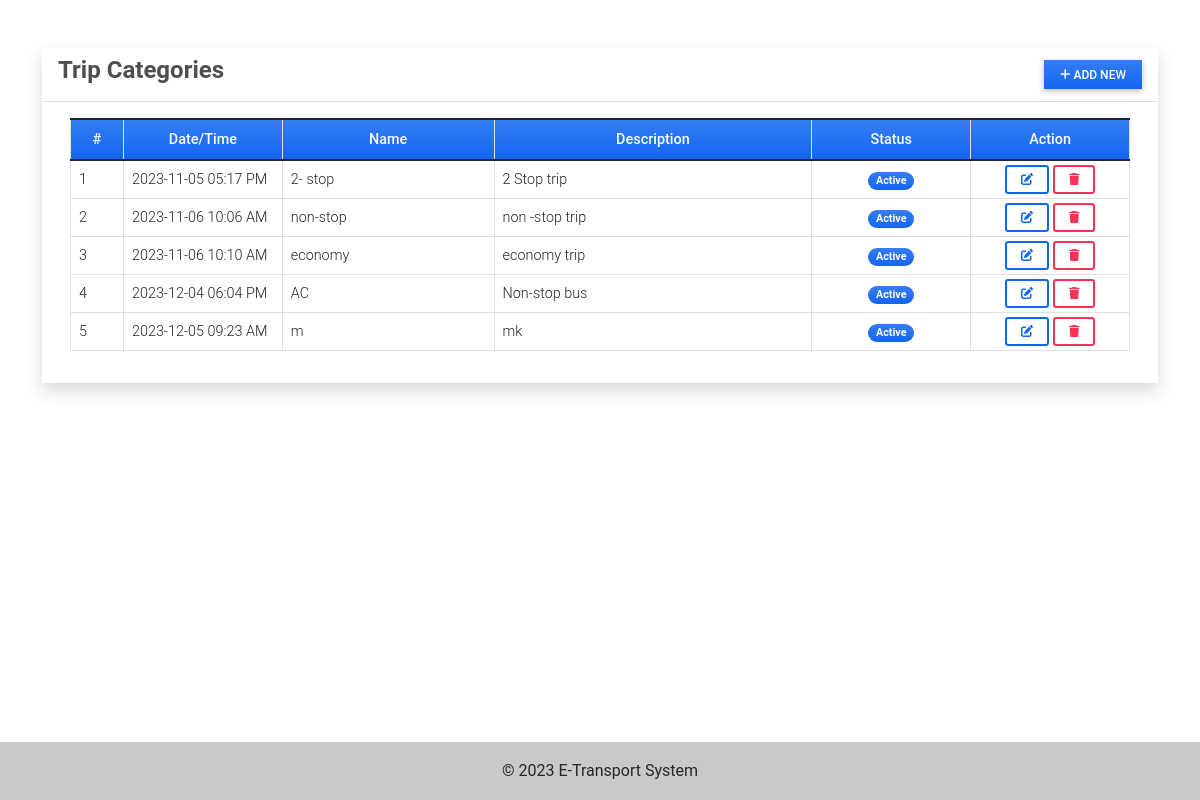
The app's page /category/ (signed in), older data.
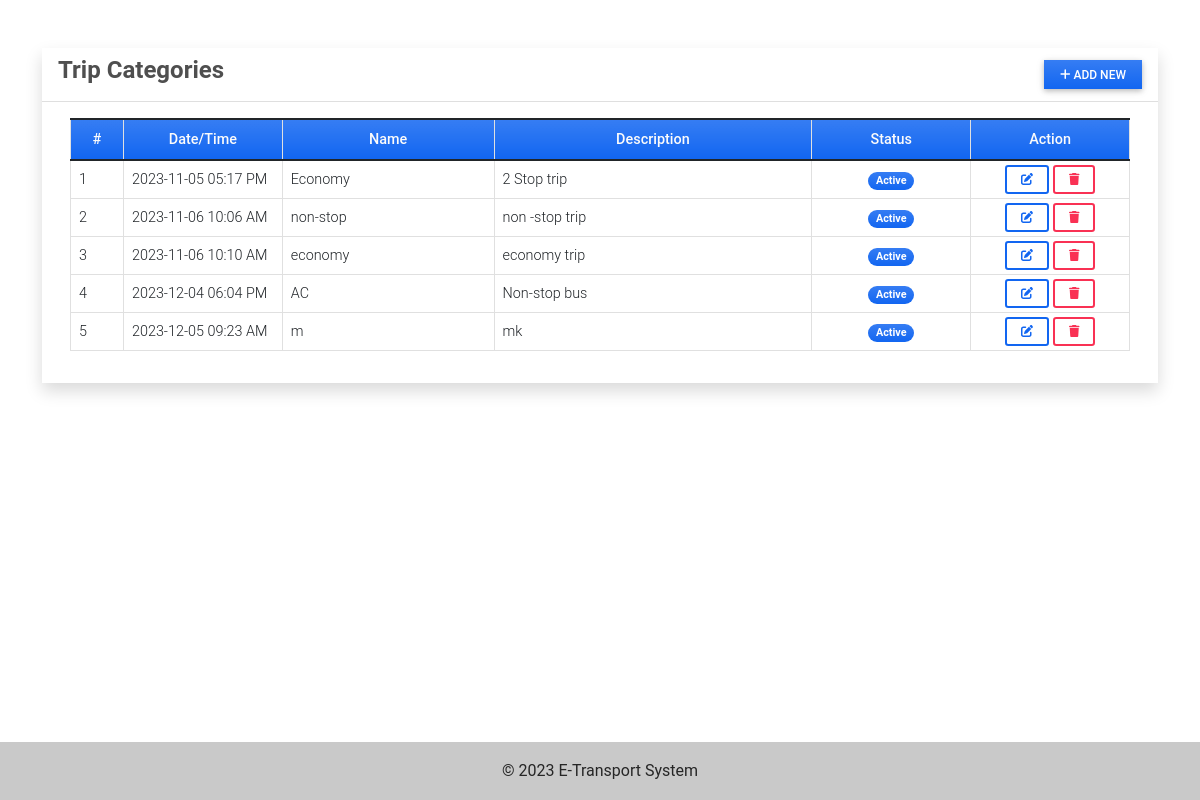
The same page, newer data.
### MainApp/models.py (models this page shows, shortened)
class Category(models.Model):
    name = models.CharField(max_length=250)
    description = models.TextField()
    status = models.CharField(max_length=2, choices=(('1', 'Active'), ('2', 'Inactive')), default=1)
    date_created = models.DateTimeField(default=timezone.now)
    date_updated = models.DateTimeField(auto_now=True)

### MainApp/views.py (the view)
# urls.py: path('category/',views.category_mgt,name='category-page'),
@login_required
def category_mgt(request):
    context['page_title'] = "Bus Categories"
    categories = Category.objects.all()
    context['categories'] = categories
    return render(request, 'category_mgt.html', context)

### MainApp/templates/category_mgt.html (shortened to what this page needs)
{% extends 'base.html' %} {% block pageContent %}
        <div class="col-lg-12 col-md-12 col-sm-12 col-xs-12">
            <div class="card card-default rounded-0 shadow ">
                <div class="card-header">
                    <div class="d-flex w-100 align-items-center justify-content-between">
                        <h4 class="card-title fw-bold">Trip Categories</h4>
                        <div class="tools">
                            <button type="button" class="btn btn-primary rounded-0 bg-gradient btn-sm" id='add_new'><i class="fa fa-plus"></i> Add New</button>
                        </div>
                    </div>
                </div>
                <div class="card-body">
                    <div class="container-fluid">
                        <table class="table table-bordered" id="category-list">
                            <colgroup>
                                <col width="5%">
                                <col width="15%">
                                <col width="20%">
                                <col width="30%">
                                <col width="15%">
                                <col width="15%">
                            </colgroup>
                            <thead>
                                <tr class="bg-gradient bg-primary bg-opacity-50 text-light">
                                    <th class="px-2 py-2 text-center">#</th>
                                    <th class="px-2 py-2 text-center">Date/Time</th>
                                    <th class="px-2 py-2 text-center">Name</th>
                                    <th class="px-2 py-2 text-center">Description</th>
                                    <th class="px-2 py-2 text-center">Status</th>
                                    <th class="px-2 py-2 text-center">Action</th>
                                </tr>
                            </thead>
                            <tbody>
                                {% for category in categories %}
                                <tr>
                                    <td class="px-2 py-1 align-middle">{{ forloop.counter }}</td>
                                    <td class="px-2 py-1 align-middle">{{ category.date_created|date:"Y-m-d h:i A" }}</td>
                                    <td class="px-2 py-1 align-middle">{{ category.name }}</td>
                                    <td class="px-2 py-1 align-middle">
                                        <p class="m-0 text-truncate">{{ category.description }}</p>
                                    </td>
                                    <td class="px-1 py-1 align-middle text-center">
                                        {% if category.status == '1' %}
                                        <span class="badge bg-primary bg-gradient rounded-pill px-2">Active</span> {% else %}
                                        <span class="badge bg-secondary bg-gradient rounded-pill px-2">Inactive</span> {% endif %}
                                    </td>
                                    <td class="px-2 py-1 align-middle text-center">
                                        <a class="btn btn-outline-primary btn-sm edit-data" href="javascript:void(0)" data-id="{{ category.pk }}" title="Edit">
                                            <i class="fa fa-edit"></i>
                                        </a>
                                        <button class="btn btn-outline-danger btn-sm delete-data" type="button" data-id="{{ category.pk }}" title="Delete">
                                            <i class="fa fa-trash"></i>
                                        </button>
                                    </td>
                                </tr>
                                {% endfor %}
                            </tbody>
                        </table>
                    </div>
                </div>
            </div>
        </div>
{% endblock pageContent %}

Row changes from the older to the newer data that the page shows:
changed Category "2 Stop trip": name "2- stop" → "Economy"
